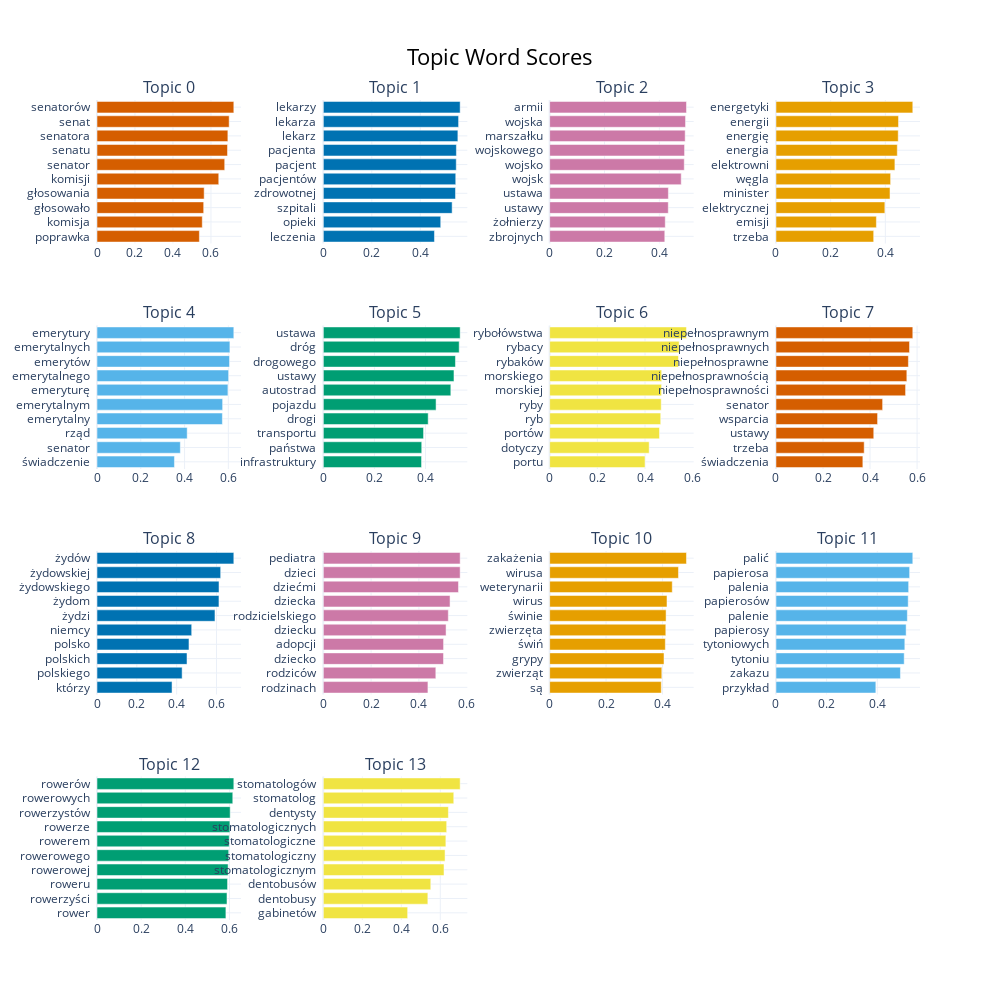

Notebook code cell kept with this figure:
### Code cell
topic_model.visualize_barchart(top_n_topics=nr_topics if isinstance(nr_topics, int) else 50, n_words=20)

### Figure 1 — Plotly figure (JSON) as saved in the notebook; plotly's stock layout.template omitted (floating-point values rounded to 4 significant figures)
{"data": [{"marker": {"color": "#D55E00"}, "orientation": "h", "type": "bar", "x": [0.5391, 0.5544, 0.5618, 0.5644, 0.6411, 0.6725, 0.6873, 0.6892, 0.696, 0.7205], "xaxis": "x", "y": ["poprawka  ", "komisja  ", "głosowało  ", "głosowania  ", "komisji  ", "senator  ", "senatu  ", "senatora  ", "senat  ", "senatorów  "], "yaxis": "y"}, {"marker": {"color": "#0072B2"}, "orientation": "h", "type": "bar", "x": [0.4584, 0.4843, 0.5314, 0.5452, 0.5463, 0.5484, 0.549, 0.555, 0.558, 0.5644], "xaxis": "x2", "y": ["leczenia  ", "opieki  ", "szpitali  ", "zdrowotnej  ", "pacjentów  ", "pacjent  ", "pacjenta  ", "lekarz  ", "lekarza  ", "lekarzy  "], "yaxis": "y2"}, {"marker": {"color": "#CC79A7"}, "orientation": "h", "type": "bar", "x": [0.42, 0.4216, 0.4326, 0.433, 0.4799, 0.4909, 0.492, 0.4943, 0.4956, 0.499], "xaxis": "x3", "y": ["zbrojnych  ", "żołnierzy  ", "ustawy  ", "ustawa  ", "wojsk  ", "wojsko  ", "wojskowego  ", "marszałku  ", "wojska  ", "armii  "], "yaxis": "y3"}, {"marker": {"color": "#E69F00"}, "orientation": "h", "type": "bar", "x": [0.3574, 0.3673, 0.3983, 0.4171, 0.4194, 0.435, 0.4438, 0.4472, 0.4483, 0.5005], "xaxis": "x4", "y": ["trzeba  ", "emisji  ", "elektrycznej  ", "minister  ", "węgla  ", "elektrowni  ", "energia  ", "energię  ", "energii  ", "energetyki  "], "yaxis": "y4"}, {"marker": {"color": "#56B4E9"}, "orientation": "h", "type": "bar", "x": [0.3538, 0.3807, 0.412, 0.5728, 0.5739, 0.5981, 0.6012, 0.6054, 0.6071, 0.625], "xaxis": "x5", "y": ["świadczenie  ", "senator  ", "rząd  ", "emerytalny  ", "emerytalnym  ", "emeryturę  ", "emerytalnego  ", "emerytów  ", "emerytalnych  ", "emerytury  "], "yaxis": "y5"}, {"marker": {"color": "#009E73"}, "orientation": "h", "type": "bar", "x": [0.3845, 0.3852, 0.3923, 0.4105, 0.4414, 0.4991, 0.5115, 0.5173, 0.5318, 0.5356], "xaxis": "x6", "y": ["infrastruktury  ", "państwa  ", "transportu  ", "drogi  ", "pojazdu  ", "autostrad  ", "ustawy  ", "drogowego  ", "dróg  ", "ustawa  "], "yaxis": "y6"}, {"marker": {"color": "#F0E442"}, "orientation": "h", "type": "bar", "x": [0.4001, 0.4173, 0.4605, 0.4658, 0.4679, 0.4692, 0.4697, 0.5403, 0.5432, 0.5738], "xaxis": "x7", "y": ["portu  ", "dotyczy  ", "portów  ", "ryb  ", "ryby  ", "morskiej  ", "morskiego  ", "rybaków  ", "rybacy  ", "rybołówstwa  "], "yaxis": "y7"}, {"marker": {"color": "#D55E00"}, "orientation": "h", "type": "bar", "x": [0.3694, 0.3751, 0.4158, 0.432, 0.4535, 0.5511, 0.5565, 0.5631, 0.5678, 0.5818], "xaxis": "x8", "y": ["świadczenia  ", "trzeba  ", "ustawy  ", "wsparcia  ", "senator  ", "niepełnosprawności  ", "niepełnosprawnością  ", "niepełnosprawne  ", "niepełnosprawnych  ", "niepełnosprawnym  "], "yaxis": "y8"}, {"marker": {"color": "#0072B2"}, "orientation": "h", "type": "bar", "x": [0.3767, 0.4274, 0.4519, 0.4618, 0.4754, 0.5922, 0.6122, 0.6125, 0.6208, 0.6869], "xaxis": "x9", "y": ["którzy  ", "polskiego  ", "polskich  ", "polsko  ", "niemcy  ", "żydzi  ", "żydom  ", "żydowskiego  ", "żydowskiej  ", "żydów  "], "yaxis": "y9"}, {"marker": {"color": "#CC79A7"}, "orientation": "h", "type": "bar", "x": [0.4378, 0.4708, 0.5029, 0.5033, 0.5137, 0.5231, 0.5303, 0.5657, 0.5726, 0.5726], "xaxis": "x10", "y": ["rodzinach  ", "rodziców  ", "dziecko  ", "adopcji  ", "dziecku  ", "rodzicielskiego  ", "dziecka  ", "dziećmi  ", "dzieci  ", "pediatra  "], "yaxis": "y10"}, {"marker": {"color": "#E69F00"}, "orientation": "h", "type": "bar", "x": [0.3958, 0.3977, 0.4055, 0.4101, 0.4118, 0.4128, 0.416, 0.4347, 0.4568, 0.4851], "xaxis": "x11", "y": ["są  ", "zwierząt  ", "grypy  ", "świń  ", "zwierzęta  ", "świnie  ", "wirus  ", "weterynarii  ", "wirusa  ", "zakażenia  "], "yaxis": "y11"}, {"marker": {"color": "#56B4E9"}, "orientation": "h", "type": "bar", "x": [0.3944, 0.4916, 0.5064, 0.5089, 0.514, 0.5188, 0.5222, 0.524, 0.5279, 0.5404], "xaxis": "x12", "y": ["przykład  ", "zakazu  ", "tytoniu  ", "tytoniowych  ", "papierosy  ", "palenie  ", "papierosów  ", "palenia  ", "papierosa  ", "palić  "], "yaxis": "y12"}, {"marker": {"color": "#009E73"}, "orientation": "h", "type": "bar", "x": [0.5838, 0.5888, 0.5913, 0.594, 0.5965, 0.5988, 0.6018, 0.6032, 0.6149, 0.6197], "xaxis": "x13", "y": ["rower  ", "rowerzyści  ", "roweru  ", "rowerowej  ", "rowerowego  ", "rowerem  ", "rowerze  ", "rowerzystów  ", "rowerowych  ", "rowerów  "], "yaxis": "y13"}, {"marker": {"color": "#F0E442"}, "orientation": "h", "type": "bar", "x": [0.4325, 0.5361, 0.5511, 0.619, 0.6244, 0.6285, 0.6327, 0.6416, 0.669, 0.7018], "xaxis": "x14", "y": ["gabinetów  ", "dentobusy  ", "dentobusów  ", "stomatologicznym  ", "stomatologiczny  ", "stomatologiczne  ", "stomatologicznych  ", "dentysty  ", "stomatolog  ", "stomatologów  "], "yaxis": "y14"}], "layout": {"annotations": [{"font": {"size": 16}, "showarrow": false, "text": "Topic 0", "x": 0.0875, "xanchor": "center", "xref": "paper", "y": 1, "yanchor": "bottom", "yref": "paper"}, {"font": {"size": 16}, "showarrow": false, "text": "Topic 1", "x": 0.3625, "xanchor": "center", "xref": "paper", "y": 1, "yanchor": "bottom", "yref": "paper"}, {"font": {"size": 16}, "showarrow": false, "text": "Topic 2", "x": 0.6375, "xanchor": "center", "xref": "paper", "y": 1, "yanchor": "bottom", "yref": "paper"}, {"font": {"size": 16}, "showarrow": false, "text": "Topic 3", "x": 0.9125, "xanchor": "center", "xref": "paper", "y": 1, "yanchor": "bottom", "yref": "paper"}, {"font": {"size": 16}, "showarrow": false, "text": "Topic 4", "x": 0.0875, "xanchor": "center", "xref": "paper", "y": 0.725, "yanchor": "bottom", "yref": "paper"}, {"font": {"size": 16}, "showarrow": false, "text": "Topic 5", "x": 0.3625, "xanchor": "center", "xref": "paper", "y": 0.725, "yanchor": "bottom", "yref": "paper"}, {"font": {"size": 16}, "showarrow": false, "text": "Topic 6", "x": 0.6375, "xanchor": "center", "xref": "paper", "y": 0.725, "yanchor": "bottom", "yref": "paper"}, {"font": {"size": 16}, "showarrow": false, "text": "Topic 7", "x": 0.9125, "xanchor": "center", "xref": "paper", "y": 0.725, "yanchor": "bottom", "yref": "paper"}, {"font": {"size": 16}, "showarrow": false, "text": "Topic 8", "x": 0.0875, "xanchor": "center", "xref": "paper", "y": 0.45, "yanchor": "bottom", "yref": "paper"}, {"font": {"size": 16}, "showarrow": false, "text": "Topic 9", "x": 0.3625, "xanchor": "center", "xref": "paper", "y": 0.45, "yanchor": "bottom", "yref": "paper"}, {"font": {"size": 16}, "showarrow": false, "text": "Topic 10", "x": 0.6375, "xanchor": "center", "xref": "paper", "y": 0.45, "yanchor": "bottom", "yref": "paper"}, {"font": {"size": 16}, "showarrow": false, "text": "Topic 11", "x": 0.9125, "xanchor": "center", "xref": "paper", "y": 0.45, "yanchor": "bottom", "yref": "paper"}, {"font": {"size": 16}, "showarrow": false, "text": "Topic 12", "x": 0.0875, "xanchor": "center", "xref": "paper", "y": 0.175, "yanchor": "bottom", "yref": "paper"}, {"font": {"size": 16}, "showarrow": false, "text": "Topic 13", "x": 0.3625, "xanchor": "center", "xref": "paper", "y": 0.175, "yanchor": "bottom", "yref": "paper"}], "height": 1000, "hoverlabel": {"bgcolor": "white", "font": {"family": "Rockwell", "size": 16}}, "showlegend": false, "title": {"font": {"color": "Black", "size": 22}, "text": "Topic Word Scores", "x": 0.5, "xanchor": "center", "yanchor": "top"}, "width": 1000, "xaxis": {"anchor": "y", "domain": [0, 0.175], "showgrid": true}, "xaxis10": {"anchor": "y10", "domain": [0.275, 0.45], "showgrid": true}, "xaxis11": {"anchor": "y11", "domain": [0.55, 0.725], "showgrid": true}, "xaxis12": {"anchor": "y12", "domain": [0.825, 1], "showgrid": true}, "xaxis13": {"anchor": "y13", "domain": [0, 0.175], "showgrid": true}, "xaxis14": {"anchor": "y14", "domain": [0.275, 0.45], "showgrid": true}, "xaxis15": {"anchor": "y15", "domain": [0.55, 0.725], "showgrid": true}, "xaxis16": {"anchor": "y16", "domain": [0.825, 1], "showgrid": true}, "xaxis2": {"anchor": "y2", "domain": [0.275, 0.45], "showgrid": true}, "xaxis3": {"anchor": "y3", "domain": [0.55, 0.725], "showgrid": true}, "xaxis4": {"anchor": "y4", "domain": [0.825, 1], "showgrid": true}, "xaxis5": {"anchor": "y5", "domain": [0, 0.175], "showgrid": true}, "xaxis6": {"anchor": "y6", "domain": [0.275, 0.45], "showgrid": true}, "xaxis7": {"anchor": "y7", "domain": [0.55, 0.725], "showgrid": true}, "xaxis8": {"anchor": "y8", "domain": [0.825, 1], "showgrid": true}, "xaxis9": {"anchor": "y9", "domain": [0, 0.175], "showgrid": true}, "yaxis": {"anchor": "x", "domain": [0.825, 1], "showgrid": true}, "yaxis10": {"anchor": "x10", "domain": [0.275, 0.45], "showgrid": true}, "yaxis11": {"anchor": "x11", "domain": [0.275, 0.45], "showgrid": true}, "yaxis12": {"anchor": "x12", "domain": [0.275, 0.45], "showgrid": true}, "yaxis13": {"anchor": "x13", "domain": [0, 0.175], "showgrid": true}, "yaxis14": {"anchor": "x14", "domain": [0, 0.175], "showgrid": true}, "yaxis15": {"anchor": "x15", "domain": [0, 0.175], "showgrid": true}, "yaxis16": {"anchor": "x16", "domain": [0, 0.175], "showgrid": true}, "yaxis2": {"anchor": "x2", "domain": [0.825, 1], "showgrid": true}, "yaxis3": {"anchor": "x3", "domain": [0.825, 1], "showgrid": true}, "yaxis4": {"anchor": "x4", "domain": [0.825, 1], "showgrid": true}, "yaxis5": {"anchor": "x5", "domain": [0.55, 0.725], "showgrid": true}, "yaxis6": {"anchor": "x6", "domain": [0.55, 0.725], "showgrid": true}, "yaxis7": {"anchor": "x7", "domain": [0.55, 0.725], "showgrid": true}, "yaxis8": {"anchor": "x8", "domain": [0.55, 0.725], "showgrid": true}, "yaxis9": {"anchor": "x9", "domain": [0.275, 0.45], "showgrid": true}}}
